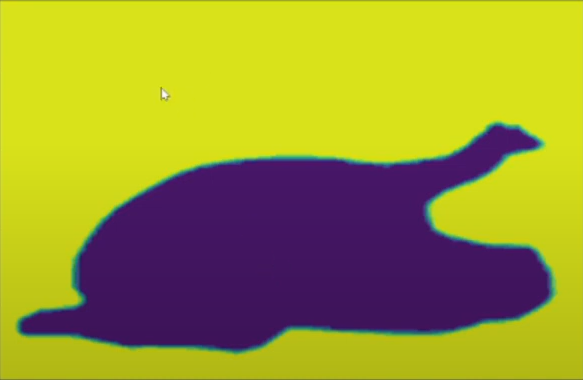
#> input picture flaskr/tools/jupiter_plotly_scipy/physics/turkey.png, 583 x 380 px
$ jupyter execute Heat_equision_turky_oven.ipynb
#> lines starting #> are read from the running program, lines starting #| are printed output that depends on the picture; after the words box and inside, x2 and y2 are one past the last pixel; in counts of white or black regions, pixels touching at a corner belong together
[cell 1]
import numpy as np
import matplotlib.pyplot as plt
from matplotlib import animation
from mpl_toolkits.mplot3d import Axes3D
from matplotlib.animation import PillowWriter
from matplotlib import cm
from skimage import color
from skimage import io
from skimage.transform import rescale, resize
import numba
from numba import jit

The heat equation $$\alpha \nabla^2 u = \frac{\partial u}{ \partial t}$$

* $u$ is temperature
* $\alpha$ is the thermal diffusivity
* $t$ is time

in two dimensions and in discrete form, can be written as

$$\alpha \left( \frac{u_{i+1,j}^{(m)} -2u_{i,j}^{(m)} + u_{i-1,j}^{(m)}}{\Delta x^2} + \frac{u_{i,j+1}^{(m)} -2u_{i,j}^{(m)} + u_{i,j-1}^{(m)}}{\Delta y^2}\right) = \frac{u_j^{(m+1)} - u_j^{(m)}}{\Delta t} $$

Can rearrange to solve for $m+1$

$$ u_j^{(m+1)} = u_j^{(m)} + \alpha \frac{\Delta t}{\Delta x^2} \left( u_{i+1,j}^{(m)} + u_{i-1,j}^{(m)} +  u_{i,j+1}^{(m)} + u_{i,j-1}^{(m)}  -4u_{i,j}^{(m)} \right) $$

[cell 2]
edge = np.linspace(0, 1, 100)
xv, yv = np.meshgrid(edge, edge)

Load image. Find locations of the turkey pixels in boolean 2d array

[cell 3]
image = io.imread('turkey.png')[:,:,:3] # remove the transperency Alpha
image_resized = resize(
    image, (100, 100), anti_aliasing=True
)
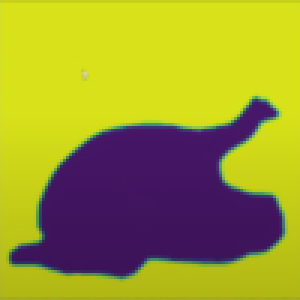
#> image_resized: shape (100, 100, 3) float64 (shown 3 times larger); mean R, G, B 0.62, 0.598, 0.196
img = color.rgb2gray(image_resized)
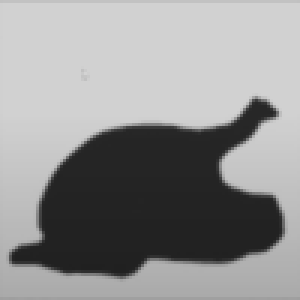
#> img: shape (100, 100) float64 (shown 3 times larger); min 0.129, max 0.83, mean 0.574
img = np.flip(img, axis=0)
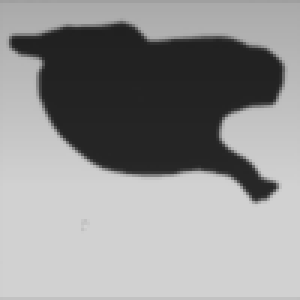
#> img: shape (100, 100) float64 (shown 3 times larger); min 0.129, max 0.83, mean 0.574

[cell 4]
plt.contourf(img)
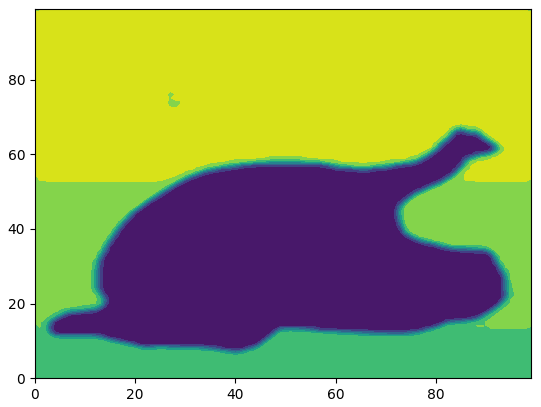
#> figure drawn by matplotlib, 1 panel

[cell 5]
turkey_bool = img<0.5
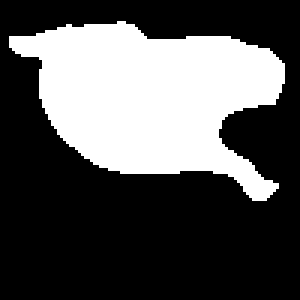
#> turkey_bool: shape (100, 100) bool (shown 3 times larger); 33.1% white; 1 white region, box (x1, y1, x2, y2) and area: (3, 7, 95, 67) 3313
is_cut_half = False
if is_cut_half:
  turkey_bool[30,:] = False

Thermal diffusivity of the turkey:

[cell 6]
a_turk = 1.32e-7

Oven and initial turkey temperature

[cell 7]
rawturk_temp = 273.15 + 25 # in kelvin
oven_temp = 273.15 + 165

Set the turkey to the initial turkey temperature and the oven to the preheated oven temperature

[cell 8]
init_heat = np.zeros([100,100]) + oven_temp
init_heat[turkey_bool] = rawturk_temp

[cell 9]
plt.contourf(init_heat)
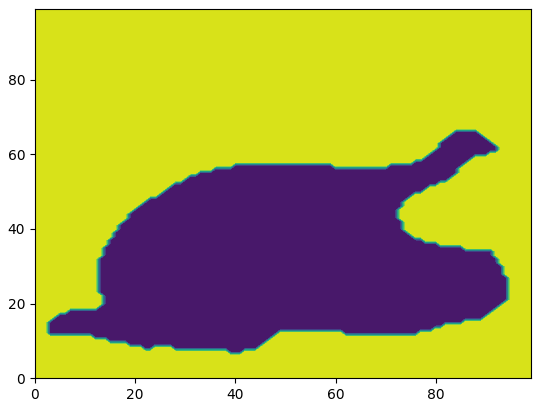
#> figure drawn by matplotlib, 1 panel
